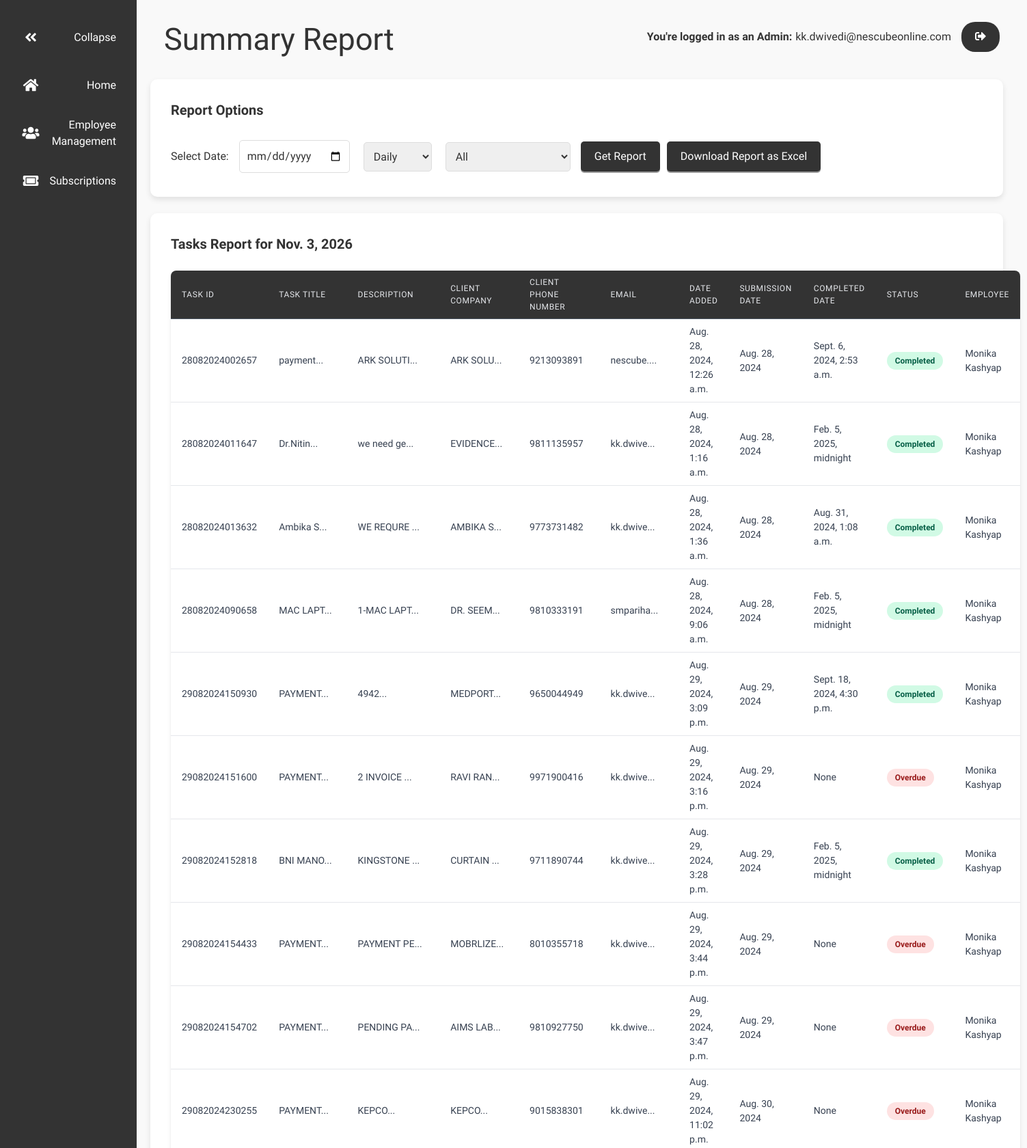
Screenshot of /summary_report/ (signed in, upper part) with the database file from the repository.
### MITR_app/models.py (models this page shows, shortened)
class CustomUser(AbstractUser):
    company = models.CharField(max_length=100)
    email = models.EmailField(unique=True)
    is_superuser = models.BooleanField(default=False)

class Task(models.Model):
    REMIND_CHOICES = (
        ('', '---------'),
        (timedelta(hours=1), '1 Hour'),
        (timedelta(hours=2), '2 Hours'),
        (timedelta(hours=3), '3 Hours'),
        (timedelta(hours=4), '4 Hours'),
        (timedelta(hours=5), '5 Hours'),
        (timedelta(hours=6), '6 Hours'),
        (timedelta(hours=12), '12 Hours'),
        (timedelta(days=1), '1 Day'),
        (timedelta(days=2), '2 Days'),
        (timedelta(days=3), '3 Days'),
        (timedelta(days=7), '1 Week'),
        (timedelta(weeks=2), '2 Weeks'),
        (timedelta(weeks=3), '3 Weeks'),
        (timedelta(weeks=4), '1 Month'),
    )
    task_id = models.CharField(
        max_length=50,
        unique=True,
        editable=False,  # Prevent manual editing in forms/admin
        default=None,
        null=True,  # Allow null initially for pre-save generation
        blank=True
    )
    title = models.CharField(max_length=100)
    description = models.TextField()
    email = models.EmailField()
    employee = models.ForeignKey('Employee', on_delete=models.CASCADE, null=True, blank=True)
    remind_every = models.DurationField()
    submission_date = models.DateField(default=datetime.now())
    date_added = models.DateTimeField(default=timezone.now)
    completed = models.BooleanField(default=False)
    client_company = models.CharField(max_length=100,null=True)
    client_phone_number = models.CharField(max_length=15)
    employee_marked_completed = models.BooleanField(default=False)
    next_reminder_date = models.DateTimeField(default=timezone.now)
    completed_date = models.DateTimeField(null=True, blank=True)
    overdue_reason = models.CharField(max_length=5000, null=True, default=False)
    completed_by = models.ForeignKey(CustomUser, null=True, blank=True, on_delete=models.SET_NULL, related_name='completed_tasks')
    completed_at = models.DateTimeField(null=True, blank=True)
    rework_by = models.ForeignKey(CustomUser, null=True, blank=True, on_delete=models.SET_NULL, related_name='reworked_tasks')
    rework_date = models.DateTimeField(null=True, blank=True)
    last_overdue_reminder = models.DateTimeField(null=True, blank=True)
    def save(self, *args, **kwargs):
        if not self.next_reminder_date:
            self.next_reminder_date = timezone.now() + self.remind_every
        if self.completed and not self.completed_date:
            self.completed_date = timezone.now().date()
        super().save(*args, **kwargs)
        if not self.completed:
            self.schedule_reminder_emails()

class Employee(models.Model):
    user = models.OneToOneField(settings.AUTH_USER_MODEL, on_delete=models.CASCADE, null=True, blank=True)
    name = models.CharField(max_length=100)
    email = models.EmailField(unique=True)
    phone_number = models.CharField(max_length=15)
    company = models.CharField(max_length=100, default='TO_BE_ASSIGNED')
    coordinator = models.BooleanField(default=False)

### MITR_app/views.py (the view, shortened to what this page needs)
# urls.py: path('summary_report/', views.summary_report, name='summary_report'),
def summary_report(request):
     user_email = request.user
     is_superuser = user_email.is_superuser
     company = user_email.company
     employee = None
     is_employee = False
     selected_date_str = request.GET.get('date', datetime.now().strftime('%Y-%m-%d'))
     report_type = request.GET.get('report_type', 'daily')
     status_filter = request.GET.get('status_filter', 'all')
     selected_date = datetime.strptime(selected_date_str, '%Y-%m-%d').date()
     if report_type == 'weekly':
         start_date = selected_date - timedelta(days=selected_date.weekday())
         end_date = start_date + timedelta(days=6)
     elif report_type == 'monthly':
         start_date = selected_date.replace(day=1)
         end_date = (start_date + timedelta(days=32)).replace(day=1) - timedelta(days=1)
     else:  # Daily
         start_date = selected_date
         end_date = selected_date
     tasks_created = set(Task.objects.filter(date_added__date__range=[start_date, end_date],employee__company=company).order_by('-date_added'))
     tasks_completed = set(Task.objects.filter(completed=True, completed_date__isnull=False,employee__company=company).order_by('-date_added'))
     tasks_overdue = set(Task.objects.filter(submission_date__lt=selected_date, completed=False,employee__company=company).order_by('-date_added'))
     all_tasks = tasks_created | tasks_completed | tasks_overdue
     user_email = request.user
     is_superuser = user_email.is_superuser
     employee = None
     is_employee = False
     return render(request, 'summary_report.html', {
         'all_tasks': all_tasks,
         'selected_date': selected_date,
         'report_type': report_type,
         'status_filter': status_filter,
         'is_employee': is_employee,
         'is_superuser': is_superuser,
         'employee': employee
     })

### MITR_app/templates/summary_report.html (shortened to what this page needs)
<!DOCTYPE html>
<html lang="en">
<head>
    <link rel="stylesheet" href="https://cdnjs.cloudflare.com/ajax/libs/font-awesome/5.15.3/css/all.min.css">
    <link href="https://cdn.jsdelivr.net/npm/tailwindcss@2.2.19/dist/tailwind.min.css" rel="stylesheet">
</head>
<body>
    <div class="sidebar">
        <button class="sidebar-btn collapse-btn">
            <i class="fas fa-angle-double-left"></i>
            <span>Collapse</span>
        </button>
        <a href="{% url 'dashboard' %}" class="sidebar-link">
            <button class="sidebar-btn">
                <i class="fas fa-home"></i>
                <span>Home</span>
            </button>
        </a>
        {% if employee.coordinator or user.is_superuser %}
        <a href="{% url 'employee_list' %}" class="sidebar-link">
        <button class="sidebar-btn">
            <i class="fas fa-users"></i>
            <span><p style="margin-left: 25px;">Employee</p> <p>Management</p></span>
        </button>
        </a>
        {% endif %}
        {% if employee.coordinator or user.is_superuser %}
        <a href="{% url 'subscriptions' %}" class="sidebar-link">
            <button class="sidebar-btn">
                <i class="fas fa-ticket-alt"></i>
                <span>Subscriptions</span>
            </button>
        </a>
        {% endif %}
    </div>
    <div class="main-content">
        <div class="dashboard-header">
            <h1 style="margin-left: 20px;">Summary Report</h1>
            <div style="margin-top: -8px; margin-right: 20px;" class="user-info">
                {% if employee.coordinator %}
                    <p style="font-size: 16px; padding-right: 5px; font-weight: bold;">You're logged in as a co-ordinator:</p> {{ user.username }}
                {% elif is_employee %}
                    <p style="font-size: 16px; padding-right: 5px; font-weight: bold;">You're logged in as an employee : </p> {{ user.username }}
                {% elif is_superuser %}
                    <p style="font-size: 16px; padding-right: 5px; font-weight: bold;">You're logged in as an Admin:</p> {{ user.username }}
                {% endif %}
                <div style="margin-top: 20px;" class="logout-option">
                    <form method="POST" action="{% url 'logout' %}">
                        <button type="submit" class="logout-btn"><i class="fas fa-sign-out-alt"></i></button>
                    </form>
                </div>
            </div>
        </div>
        <div class="container">
            <div class="card">
                <div>
                    <h2 style="font-size: 20px;"><strong>Report Options</strong></h2>
                    <br>
                    <div style="display: flex; align-items: center; gap: 10px;">
                        <form method="get" onsubmit="return validateDateField()" style="margin: 0; display: flex; align-items: center; gap: 10px;">
                            <label required for="date">Select Date:</label>
                            <input type="date" id="date" name="date" value="{{ selected_date|date:'y-m-d' }}" required>
                            <select id="report_type" name="report_type">
                                <option value="daily" {% if report_type == 'daily' %}selected{% endif %}>Daily</option>
                            </select>
                            <select id="status_filter" name="status_filter">
                                <option value="all" {% if status_filter == 'all' %}selected{% endif %}>All</option>
                            </select>
                            <button type="submit" class="btn" style="padding: 10px 20px; background-color: #333; color: white; border: none; border-radius: 5px; cursor: pointer;">
                                Get Report
                            </button>
                        </form>
                        <form method="post" action="{% url 'download_summary_report' selected_date report_type status_filter %}" style="margin: 0;">
                            <button type="submit" class="btn" style="padding: 10px 20px; background-color: #333; color: white; border: none; border-radius: 5px; cursor: pointer;">
                                Download Report as Excel
                            </button>
                        </form>
                    </div>
                </div>
            </div>
            <br>
            <div class="card wide-card">
                <h2 style="font-size: 20px;"><strong>Tasks Report for {{ selected_date }}</strong></h2>
                <br>
                <table>
                    <thead>
                        <tr>
                            <th>Task ID</th>
                            <th>Task Title</th>
                            <th>Description</th>
                            <th>Client Company</th>
                            <th>Client Phone Number</th>
                            <th>Email</th>
                            <th>Date Added</th>
                            <th>Submission Date</th>
                            <th>Completed Date</th>
                            <th>Status</th>
                            <th>Employee</th>
                        </tr>
                    </thead>
                    <tbody>
                        {% for task in all_tasks %}
                        <tr>
                            <td>{{ task.task_id }}</td>
                            <td>{{ task.title|slice:":8" }}...</td>
                            <td>{{ task.description|slice:":10" }}...</td>
                            <td>{{ task.client_company|slice:":8" }}...</td>
                            <td>{{ task.client_phone_number }}</td>
                            <td>{{ task.email|slice:":8" }}...</td>
                            <td>{{ task.date_added }}</td>
                            <td>{{ task.submission_date }}</td>
                            <td>{{ task.completed_date }}</td>
                            <td>
                                {% if task.completed %}
                                    {% if task.completed_date > task.submission_date %}
                                        <span class="status-badge status-completed-overdue">Completed Overdue</span>
                                    {% else %}
                                        <span class="status-badge status-completed">Completed</span>
                                    {% endif %}
                                {% elif task.submission_date < selected_date %}
                                    <span class="status-badge status-overdue">Overdue</span>
                                {% else %}
                                    <span class="status-badge status-pending">Pending</span>
                                {% endif %}
                            </td>
                            <td>{{ task.employee.name }}</td>
                        </tr>
                        {% endfor %}
                    </tbody>
                </table>
            </div>
        </div>
    </div>
</body>
</html>

### MITR_app/templates/summary_report.html (style rules this page uses)
body { font-family: 'Google Sans', sans-serif; background-color: #f9f9f9; color: #333; margin: 0; padding: 0; }
.sidebar { display: flex; flex-direction: column; width: 200px; height: 100%; background-color: #333; color: #fff; padding: 20px; box-sizing: border-box; position: fixed; left: 0; top: 0; transition: width 0.3s ease; }
.sidebar-btn { display: flex; align-items: center; justify-content: space-between; width: 100%; height: 70px; padding: 10px; border: none; background: none; color: #fff; cursor: pointer; transition: background-color 0.3s; }
.sidebar-btn i { font-size: 20px; width: 30px; }
.main-content { margin-left: 200px; padding: 20px; transition: margin-left 0.3s ease; }
.container { max-width: 1265px; margin: 0 auto; padding-right: 15px; }
table { width: 101%; border-collapse: separate; border-spacing: 0; background-color: white; border-radius: 8px; overflow: hidden; box-shadow: 0 4px 6px -1px rgba(0, 0, 0, 0.1), 0 2px 4px -1px rgba(0, 0, 0, 0.06); }
th { background-color: #333; color: #e5e7eb; font-size: 0.75rem; font-weight: 500; text-transform: uppercase; letter-spacing: 0.05em; padding: 0.5rem 1rem; text-align: left; border-bottom: 1px solid #4b5563; }
td { padding: 0.5rem 1rem; font-size: 0.875rem; color: #374151; background-color: white; border-bottom: 1px solid #e5e7eb; white-space: normal; word-wrap: break-word; }
.status-badge { display: inline-flex; align-items: center; padding: 0.25rem 0.75rem; font-size: 0.75rem; font-weight: 600; border-radius: 9999px; text-transform: capitalize; }
.status-completed { background-color: #d1fae5; color: #065f46; }
.status-overdue { background-color: #fee2e2; color: #991b1b; }
.card { background-color: #fff; border-radius: 10px; padding: 30px; box-shadow: 0 4px 8px rgba(0, 0, 0, 0.1); flex: 1; min-width: 100px; }
.wide-card { flex-basis: 100%; }
h1 { color: #333; font-size: 45px; text-align: left; }
h2 { color: #333; margin-top: 0; }
form { margin-bottom: 20px; }
select, input[type="date"] { padding: 10px; margin: 5px; border: 1px solid #ddd; border-radius: 5px; font-family: 'Google Sans', sans-serif; }
.btn { display: inline-block; padding: 10px 20px; font-size: 16px; cursor: pointer; text-align: center; text-decoration: none; outline: none; color: #fff; background-color: #333; border: none; border-radius: 5px; box-shadow: 0 2px #3c3c3c83; transition: background-color 0.3s; }
.dashboard-header { display: flex; justify-content: space-between; align-items: center; margin-bottom: 20px; }
.user-info { display: flex; align-items: center; }
.logout-btn { background-color: #f44336; color: white; border: none; padding: 10px 20px; border-radius: 5px; cursor: pointer; margin-left: 20px; }
.user-info .logout-btn { background-color: #333; color: #fff; border: none; padding: 10px 20px; margin-left: 15px; cursor: pointer; border-radius: 20px; transition: background-color 0.3s ease; }
.sidebar-link { text-decoration: none; }

### rows the page displays
CustomUser: username "kk.dwivedi@nescubeonline.com"
Task: task_id "28082024002657", title "payment", description "ARK SOLUTI", client_company "ARK SOLU", client_phone_number "9213093891", email "nescube.", date_added "Aug. 28, 2024, 12:26 a.m.", submission_date "Aug. 28, 2024", completed_date "Sept. 6, 2024, 2:53 a.m.", completed "Completed", employee.name "Monika Kashyap"
Task: task_id "28082024011647", title "Dr.Nitin", description "we need ge", client_company "EVIDENCE", client_phone_number "9811135957", email "kk.dwive", date_added "Aug. 28, 2024, 1:16 a.m.", submission_date "Aug. 28, 2024", completed_date "Feb. 5, 2025, midnight", completed "Completed", employee.name "Monika Kashyap"
Task: task_id "28082024013632", title "Ambika S", description "WE REQURE", client_company "AMBIKA S", client_phone_number "9773731482", email "kk.dwive", date_added "Aug. 28, 2024, 1:36 a.m.", submission_date "Aug. 28, 2024", completed_date "Aug. 31, 2024, 1:08 a.m.", completed "Completed", employee.name "Monika Kashyap"
Task: task_id "28082024090658", title "MAC LAPT", description "1-MAC LAPT", client_company "DR. SEEM", client_phone_number "9810333191", email "smpariha", date_added "Aug. 28, 2024, 9:06 a.m.", submission_date "Aug. 28, 2024", completed_date "Feb. 5, 2025, midnight", completed "Completed", employee.name "Monika Kashyap"
Task: task_id "29082024150930", title "PAYMENT", description "4942", client_company "MEDPORT", client_phone_number "9650044949", email "kk.dwive", date_added "Aug. 29, 2024, 3:09 p.m.", submission_date "Aug. 29, 2024", completed_date "Sept. 18, 2024, 4:30 p.m.", completed "Completed", employee.name "Monika Kashyap"
Task: task_id "29082024151600", title "PAYMENT", description "2 INVOICE", client_company "RAVI RAN", client_phone_number "9971900416", email "kk.dwive", date_added "Aug. 29, 2024, 3:16 p.m.", submission_date "Aug. 29, 2024", completed_date "None", completed "Overdue", employee.name "Monika Kashyap"
Task: task_id "29082024152818", title "BNI MANO", description "KINGSTONE", client_company "CURTAIN", client_phone_number "9711890744", email "kk.dwive", date_added "Aug. 29, 2024, 3:28 p.m.", submission_date "Aug. 29, 2024", completed_date "Feb. 5, 2025, midnight", completed "Completed", employee.name "Monika Kashyap"
Task: task_id "29082024154433", title "PAYMENT", description "PAYMENT PE", client_company "MOBRLIZE", client_phone_number "8010355718", email "kk.dwive", date_added "Aug. 29, 2024, 3:44 p.m.", submission_date "Aug. 29, 2024", completed_date "None", completed "Overdue", employee.name "Monika Kashyap"
Task: task_id "29082024154702", title "PAYMENT", description "PENDING PA", client_company "AIMS LAB", client_phone_number "9810927750", email "kk.dwive", date_added "Aug. 29, 2024, 3:47 p.m.", submission_date "Aug. 29, 2024", completed_date "None", completed "Overdue", employee.name "Monika Kashyap"
Task: task_id "29082024230255", title "PAYMENT", description "KEPCO", client_company "KEPCO", client_phone_number "9015838301", email "kk.dwive", date_added "Aug. 29, 2024, 11:02 p.m.", submission_date "Aug. 30, 2024", completed_date "None", completed "Overdue", employee.name "Monika Kashyap"

### other values shown
{{ selected_date }} "Nov. 3, 2026"
